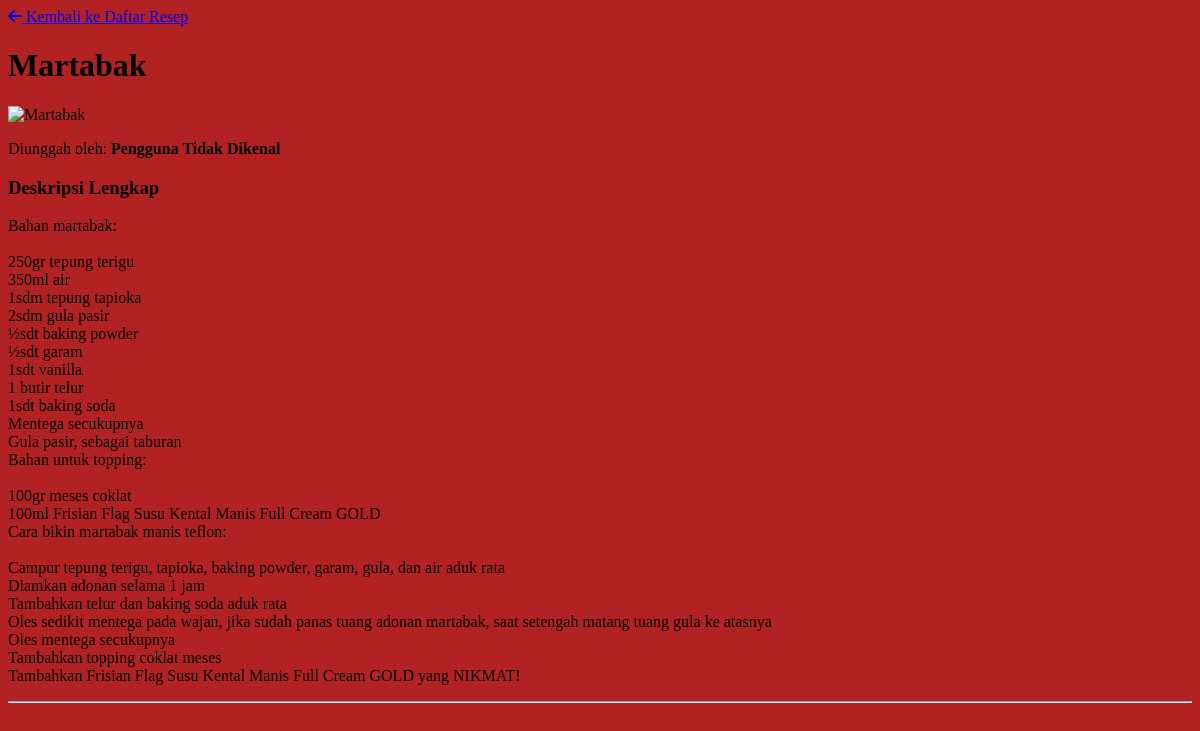
/controller/c_resep.php?aksi=detail&id=11 (signed in), run on the app's committed database.
### tables this page shows
CREATE TABLE `resep` (
  `id_resep` int NOT NULL,
  `nama_menu` varchar(100) NOT NULL,
  `gambar` blob NOT NULL,
  `tipe_gambar` varchar(50) DEFAULT NULL,
  `deskripsi` text NOT NULL,
  `id_user` int NOT NULL
);

### model/m_resep.php (called while the page is built, shortened)
 <?php
class m_resep extends m_data {
    public function ambilResepById($id_resep) {
        return $this->getById($id_resep);
    }
    protected function getById($id_resep) {
        $conn = $this->koneksi->koneksi;
        $sql = "SELECT id_resep, nama_menu, deskripsi, gambar, tipe_gambar, id_user FROM resep WHERE id_resep = ?";
        $stmt = $conn->prepare($sql);
        $stmt->bind_param("i", $id_resep);
        $stmt->execute();
        $result = $stmt->get_result();
        if ($result && $result->num_rows > 0) {
            return $result->fetch_object();
        }
        return false;
    }
}

### view/v_detail_resep.php (the view, shortened to what this page needs)
<!DOCTYPE html>
<html lang="id">
<head>
    <link rel="stylesheet" href="../asset/style_detail_resep.css">
    <link rel="stylesheet" href="https://cdnjs.cloudflare.com/ajax/libs/font-awesome/6.0.0-beta3/css/all.min.css">
</head>
<body>
    <div class="header">
        <a href="../controller/c_resep.php" class="back-link">
            <i class="fa fa-arrow-left"></i> Kembali ke Daftar Resep
        </a>
    </div>
    <div class="resep-container">
        <h1><?php echo htmlspecialchars($detail_resep->nama_menu); ?></h1>
        <?php if (!empty($detail_resep->gambar)): ?>
            <div class="gambar-container">
                <img src="../controller/c_display_image.php?id_resep=<?php echo $detail_resep->id_resep; ?>"
                     alt="<?php echo htmlspecialchars($detail_resep->nama_menu); ?>"
                     class="resep-image">
            </div>
        <?php endif; ?>
        <p class="meta-info">
            Diunggah oleh:
            <strong>
                <?php
                echo htmlspecialchars($detail_resep->nama_pengunggah ?? 'Pengguna Tidak Dikenal');
                ?>
            </strong>
        </p>
        <h3>Deskripsi Lengkap</h3>
        <div class="deskripsi-text">
            <p><?php echo nl2br(htmlspecialchars($detail_resep->deskripsi)); ?></p>
        </div>
        <hr>
    </div>
</body>
</html>

### asset/style_detail_resep.css (style rules this page uses)
body { background-color:firebrick; }

### data on the page
resep: nama_menu "Martabak", deskripsi "Bahan martabak: 250gr tepung terigu 350ml air 1sdm tepung tapioka 2sdm gula pasir ½sdt baking powder ½sdt garam 1sdt vanilla 1 butir telur 1sdt baking soda Mentega secukupnya Gula pasir, sebagai taburan Bahan untuk topping: 100gr meses coklat 100ml Frisian Flag Susu Kental Manis Full Cream GOLD Cara bikin martabak manis teflon: Campur tepung terigu, tapioka, baking powder, garam, gula, dan air aduk rata Diamkan adonan selama 1 jam Tambahkan telur dan baking soda aduk rata Oles sedikit mentega pada wajan, jika sudah panas tuang adonan martabak, saat setengah matang tuang gula ke atasnya Oles mentega secukupnya Tambahkan topping coklat meses Tambahkan Frisian Flag Susu Kental Manis Full Cream…"

### other printed values
$detail_resep->nama_pengunggah "Pengguna Tidak Dikenal"
